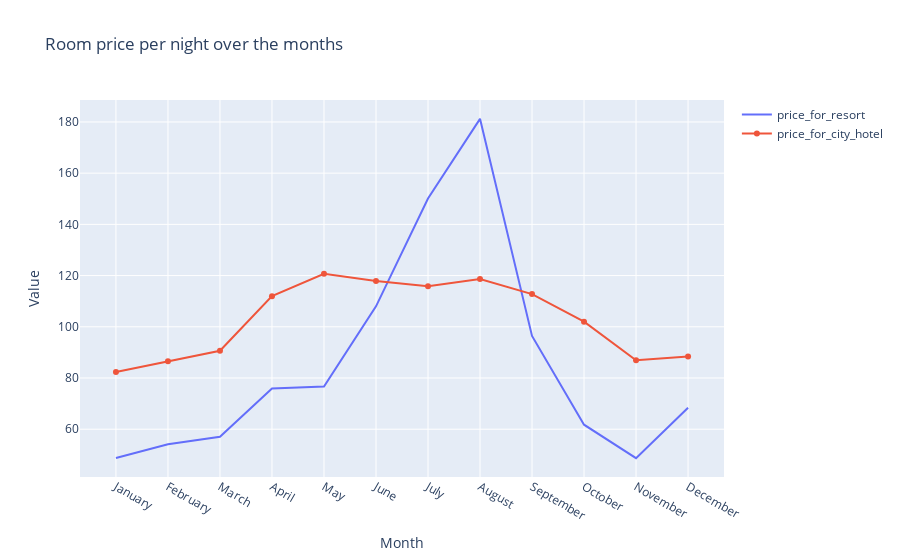

Notebook code cell kept with this figure:
### Code cell
# Create traces
import plotly.graph_objects as go
fig = go.Figure()
fig.add_trace(go.Scatter(x=final.month, y=final.price_for_resort,
                    mode='lines',
                    name='price_for_resort'))
fig.add_trace(go.Scatter(x=final.month, y=final.price_for_city_hotel,
                    mode='lines+markers',
                    name='price_for_city_hotel'))

                    # Edit the layout
fig.update_layout(title='Room price per night over the months',
                   xaxis_title='Month',
                   yaxis_title='Value')

fig.show()

### Figure 1 — Plotly figure (JSON) as saved in the notebook; plotly's stock layout.template omitted (floating-point values rounded to 4 significant figures)
{"data": [{"mode": "lines", "name": "price_for_resort", "type": "scatter", "x": ["January", "February", "March", "April", "May", "June", "July", "August", "September", "October", "November", "December"], "y": [48.76, 54.15, 57.06, 75.87, 76.66, 108.0, 150.1, 181.2, 96.42, 61.78, 48.71, 68.41]}, {"mode": "lines+markers", "name": "price_for_city_hotel", "type": "scatter", "x": ["January", "February", "March", "April", "May", "June", "July", "August", "September", "October", "November", "December"], "y": [82.33, 86.52, 90.66, 112.0, 120.7, 117.9, 115.8, 118.7, 112.8, 102.0, 86.95, 88.4]}], "layout": {"title": {"text": "Room price per night over the months"}, "xaxis": {"title": {"text": "Month"}}, "yaxis": {"title": {"text": "Value"}}}}
